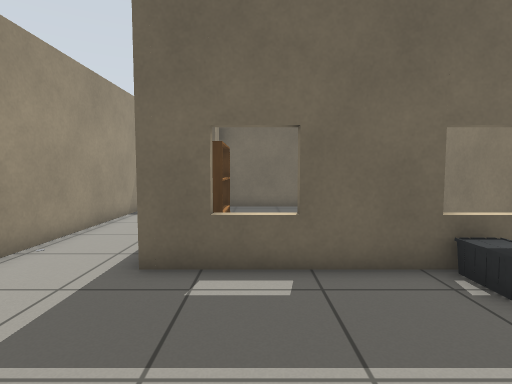
view 1 (above)

16 first-person views from a walk through a Gazebo world. The camera is 0.9 m above the floor, tilts 4° down and sees 80° across. The lines on the ground mark 1 m squares. The floor is counted in squares, 0.5 m on a side. Each view is taken from the middle of a square. On the plan, view 1 faces up. The plan holds only what a view shows up to about 16 squares ahead; the rest is blank. Simple patterns stand in for the simulator's built-in surfaces.

view 2
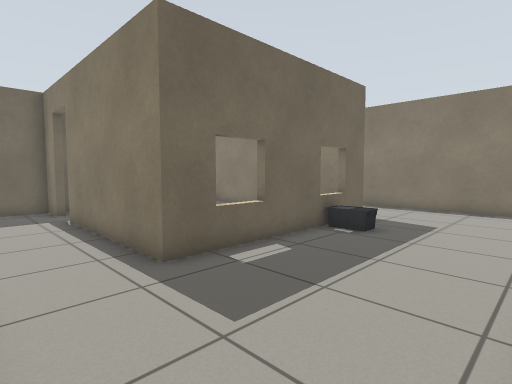

view 3
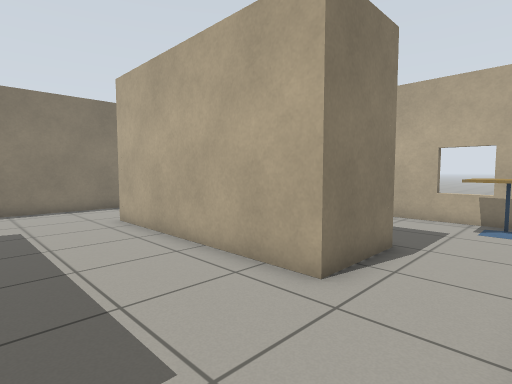

view 4
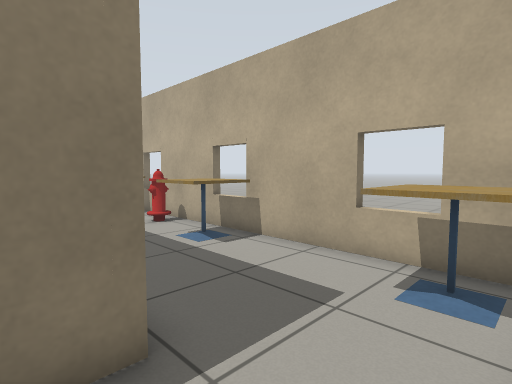

view 5
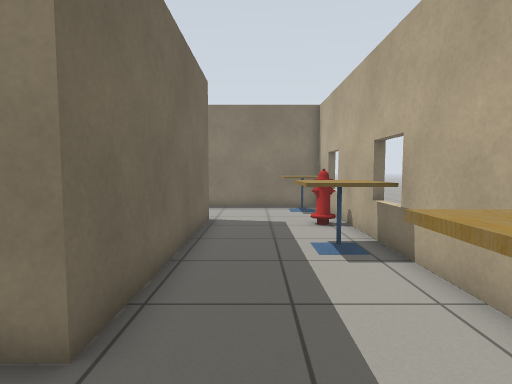

view 6
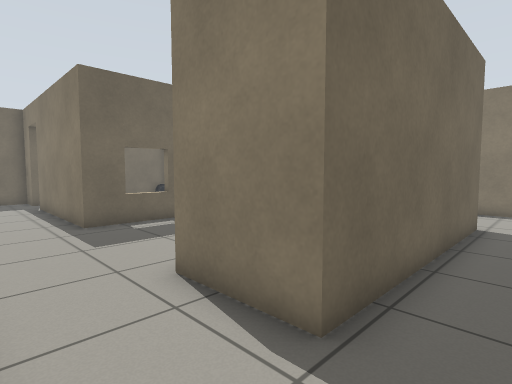

view 7
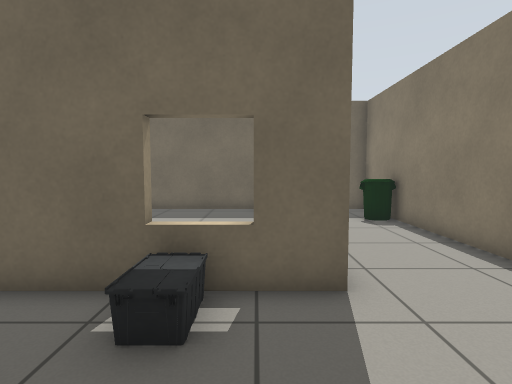

view 8
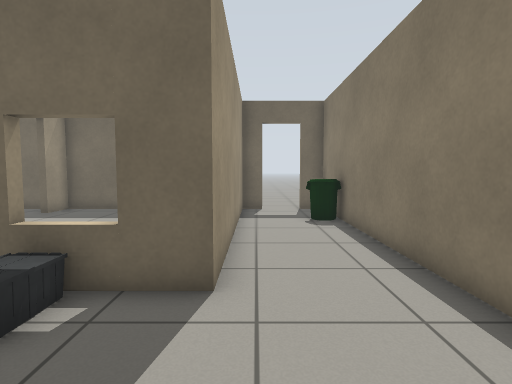

view 9
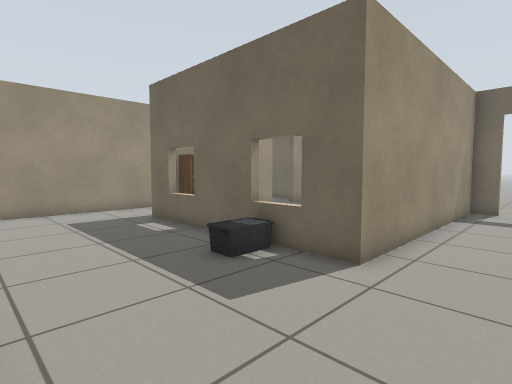

view 10
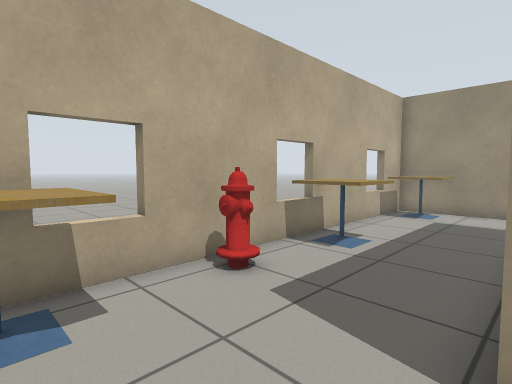

view 11
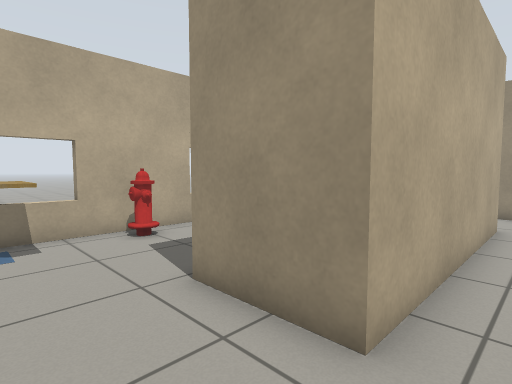

view 12
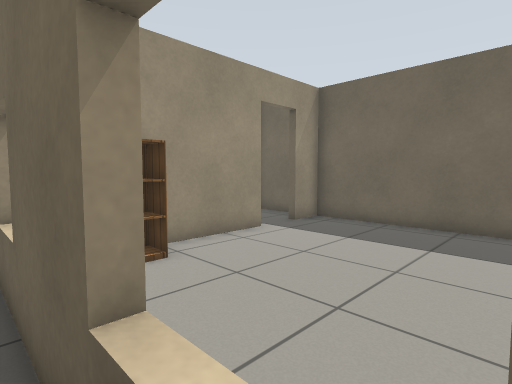

view 13
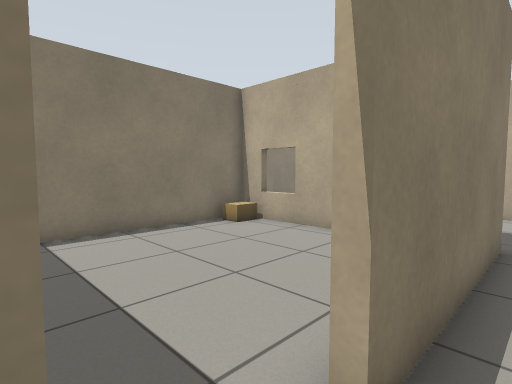

view 14
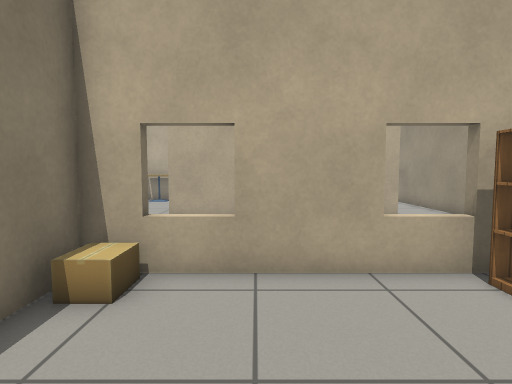

view 15
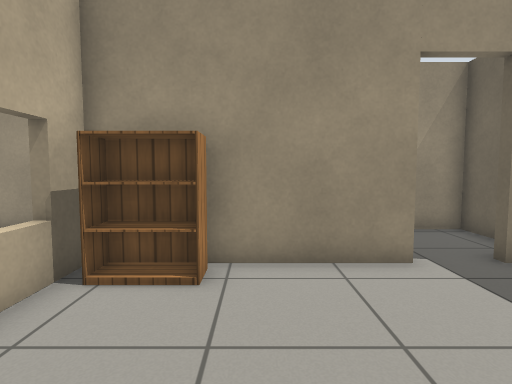

view 16
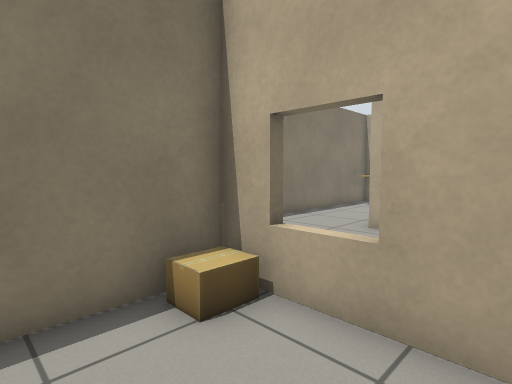

### Floor plan
Points are (right, up) in squares from view 1. A wall is a line through its corners. A room is listed if a view was taken in it or the views show most of it. See-through windows are left out.
Room 1 (views 1, 2, 3, 4, 5, 6, 7, 8, 9, 10, 11, 12, 13)
walls: (6.2, -0.3) (6.2, -3.3) (-2.3, -3.3) (-2.3, -0.3) (6.2, -0.3); (-2.3, 13.9) (-2.3, 15.3) (-5.3, 15.3) (-5.3, -8.1) (8.6, -8.1); (10.1, -8.1) (10.1, 15.3) (9, 15.3); (7.4, 15.3) (6.2, 15.3) (6.2, 5.4) (-2.3, 5.4) (-2.3, 12.1)
ways out: open door at (-2, 12.5) to room 2
objects: cafe table (-4, -7) to (-3, -6); cafe table (1, -7) to (3, -6); other object (4, 4) to (4, 5); fire hydrant (5, -7); cafe table (8, -8) to (9, -6); bin (9, 12)
Room 2 (views 14, 15, 16)
walls: (3.4, 5.9) (3.4, 5.4); (-1.8, 12.1) (-1.8, 5.7) (6.1, 5.7) (6.1, 12.6); (-0.8, 5.9) (-0.8, 5.4); (4.5, 15.3) (-1.8, 15.3) (-1.8, 13.9)
ways out: open door at (-2, 12.5) to room 1
objects: bookshelf (-1, 7) to (-1, 8); cardboard box (5, 6) to (5, 7)

Positions as (right, up) in squares from view 1, and headings:
1: (0, 0), facing up
2: (-5, 0), facing up-right
3: (-5, 4), facing down-right
4: (-5, -2), facing down-right
5: (-5, -5), facing right
6: (-5, -5), facing up-right
7: (5, 1), facing up
8: (7, 1), facing up
9: (9, 0), facing up-left
10: (9, -3), facing down-left
11: (9, 1), facing down-left
12: (5, 5), facing up-left
13: (-3, 14), facing down-right
14: (3, 11), facing down
15: (4, 9), facing left
16: (2, 9), facing down-right
